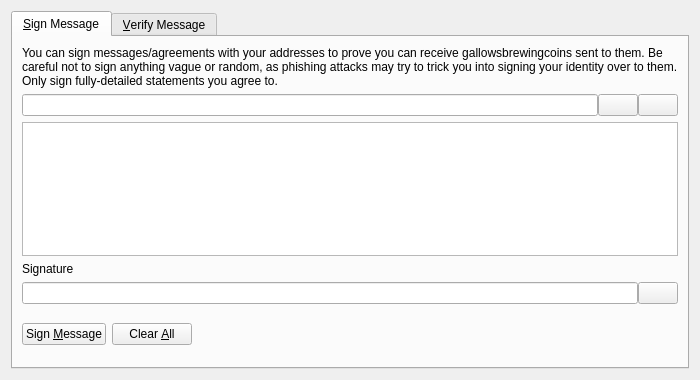
<?xml version="1.0" encoding="UTF-8"?>
<ui version="4.0">
 <class>SignVerifyMessageDialog</class>
 <widget class="QDialog" name="SignVerifyMessageDialog">
  <property name="geometry">
   <rect>
    <x>0</x>
    <y>0</y>
    <width>700</width>
    <height>380</height>
   </rect>
  </property>
  <property name="windowTitle">
   <string>Signatures - Sign / Verify a Message</string>
  </property>
  <property name="modal">
   <bool>true</bool>
  </property>
  <layout class="QVBoxLayout" name="verticalLayout">
   <item>
    <widget class="QTabWidget" name="tabWidget">
     <property name="currentIndex">
      <number>0</number>
     </property>
     <widget class="QWidget" name="tabSignMessage">
      <attribute name="title">
       <string>&amp;Sign Message</string>
      </attribute>
      <layout class="QVBoxLayout" name="verticalLayout_SM">
       <item>
        <widget class="QLabel" name="infoLabel_SM">
         <property name="text">
          <string>You can sign messages/agreements with your addresses to prove you can receive gallowsbrewingcoins sent to them. Be careful not to sign anything vague or random, as phishing attacks may try to trick you into signing your identity over to them. Only sign fully-detailed statements you agree to.</string>
         </property>
         <property name="textFormat">
          <enum>Qt::PlainText</enum>
         </property>
         <property name="wordWrap">
          <bool>true</bool>
         </property>
        </widget>
       </item>
       <item>
        <layout class="QHBoxLayout" name="horizontalLayout_1_SM">
         <property name="spacing">
          <number>0</number>
         </property>
         <item>
          <widget class="QValidatedLineEdit" name="addressIn_SM">
           <property name="toolTip">
            <string>The GallowsBrewingcoin address to sign the message with</string>
           </property>
          </widget>
         </item>
         <item>
          <widget class="QPushButton" name="addressBookButton_SM">
           <property name="toolTip">
            <string>Choose previously used address</string>
           </property>
           <property name="text">
            <string/>
           </property>
           <property name="icon">
            <iconset resource="../bitcoin.qrc">
             <normaloff>:/icons/address-book</normaloff>:/icons/address-book</iconset>
           </property>
           <property name="shortcut">
            <string>Alt+A</string>
           </property>
           <property name="autoDefault">
            <bool>false</bool>
           </property>
          </widget>
         </item>
         <item>
          <widget class="QPushButton" name="pasteButton_SM">
           <property name="toolTip">
            <string>Paste address from clipboard</string>
           </property>
           <property name="text">
            <string/>
           </property>
           <property name="icon">
            <iconset resource="../bitcoin.qrc">
             <normaloff>:/icons/editpaste</normaloff>:/icons/editpaste</iconset>
           </property>
           <property name="shortcut">
            <string>Alt+P</string>
           </property>
           <property name="autoDefault">
            <bool>false</bool>
           </property>
          </widget>
         </item>
        </layout>
       </item>
       <item>
        <widget class="QPlainTextEdit" name="messageIn_SM">
         <property name="toolTip">
          <string>Enter the message you want to sign here</string>
         </property>
        </widget>
       </item>
       <item>
        <widget class="QLabel" name="signatureLabel_SM">
         <property name="text">
          <string>Signature</string>
         </property>
         <property name="textFormat">
          <enum>Qt::PlainText</enum>
         </property>
        </widget>
       </item>
       <item>
        <layout class="QHBoxLayout" name="horizontalLayout_2_SM">
         <property name="spacing">
          <number>0</number>
         </property>
         <item>
          <widget class="QLineEdit" name="signatureOut_SM">
           <property name="font">
            <font>
             <italic>true</italic>
            </font>
           </property>
           <property name="readOnly">
            <bool>true</bool>
           </property>
          </widget>
         </item>
         <item>
          <widget class="QPushButton" name="copySignatureButton_SM">
           <property name="toolTip">
            <string>Copy the current signature to the system clipboard</string>
           </property>
           <property name="text">
            <string/>
           </property>
           <property name="icon">
            <iconset resource="../bitcoin.qrc">
             <normaloff>:/icons/editcopy</normaloff>:/icons/editcopy</iconset>
           </property>
           <property name="autoDefault">
            <bool>false</bool>
           </property>
          </widget>
         </item>
        </layout>
       </item>
       <item>
        <layout class="QHBoxLayout" name="horizontalLayout_3_SM">
         <item>
          <widget class="QPushButton" name="signMessageButton_SM">
           <property name="toolTip">
            <string>Sign the message to prove you own this GallowsBrewingcoin address</string>
           </property>
           <property name="text">
            <string>Sign &amp;Message</string>
           </property>
           <property name="icon">
            <iconset resource="../bitcoin.qrc">
             <normaloff>:/icons/edit</normaloff>:/icons/edit</iconset>
           </property>
           <property name="autoDefault">
            <bool>false</bool>
           </property>
          </widget>
         </item>
         <item>
          <widget class="QPushButton" name="clearButton_SM">
           <property name="toolTip">
            <string>Reset all sign message fields</string>
           </property>
           <property name="text">
            <string>Clear &amp;All</string>
           </property>
           <property name="icon">
            <iconset resource="../bitcoin.qrc">
             <normaloff>:/icons/remove</normaloff>:/icons/remove</iconset>
           </property>
           <property name="autoDefault">
            <bool>false</bool>
           </property>
          </widget>
         </item>
         <item>
          <spacer name="horizontalSpacer_1_SM">
           <property name="orientation">
            <enum>Qt::Horizontal</enum>
           </property>
           <property name="sizeHint" stdset="0">
            <size>
             <width>40</width>
             <height>48</height>
            </size>
           </property>
          </spacer>
         </item>
         <item>
          <widget class="QLabel" name="statusLabel_SM">
           <property name="font">
            <font>
             <weight>75</weight>
             <bold>true</bold>
            </font>
           </property>
           <property name="text">
            <string/>
           </property>
           <property name="wordWrap">
            <bool>true</bool>
           </property>
          </widget>
         </item>
         <item>
          <spacer name="horizontalSpacer_2_SM">
           <property name="orientation">
            <enum>Qt::Horizontal</enum>
           </property>
           <property name="sizeHint" stdset="0">
            <size>
             <width>40</width>
             <height>48</height>
            </size>
           </property>
          </spacer>
         </item>
        </layout>
       </item>
      </layout>
     </widget>
     <widget class="QWidget" name="tabVerifyMessage">
      <attribute name="title">
       <string>&amp;Verify Message</string>
      </attribute>
      <layout class="QVBoxLayout" name="verticalLayout_VM">
       <item>
        <widget class="QLabel" name="infoLabel_VM">
         <property name="text">
          <string>Enter the receiver's address, message (ensure you copy line breaks, spaces, tabs, etc. exactly) and signature below to verify the message. Be careful not to read more into the signature than what is in the signed message itself, to avoid being tricked by a man-in-the-middle attack. Note that this only proves the signing party receives with the address, it cannot prove sendership of any transaction!</string>
         </property>
         <property name="textFormat">
          <enum>Qt::PlainText</enum>
         </property>
         <property name="alignment">
          <set>Qt::AlignLeading|Qt::AlignLeft|Qt::AlignTop</set>
         </property>
         <property name="wordWrap">
          <bool>true</bool>
         </property>
        </widget>
       </item>
       <item>
        <layout class="QHBoxLayout" name="horizontalLayout_1_VM">
         <property name="spacing">
          <number>0</number>
         </property>
         <item>
          <widget class="QValidatedLineEdit" name="addressIn_VM">
           <property name="toolTip">
            <string>The GallowsBrewingcoin address the message was signed with</string>
           </property>
          </widget>
         </item>
         <item>
          <widget class="QPushButton" name="addressBookButton_VM">
           <property name="toolTip">
            <string>Choose previously used address</string>
           </property>
           <property name="text">
            <string/>
           </property>
           <property name="icon">
            <iconset resource="../bitcoin.qrc">
             <normaloff>:/icons/address-book</normaloff>:/icons/address-book</iconset>
           </property>
           <property name="shortcut">
            <string>Alt+A</string>
           </property>
           <property name="autoDefault">
            <bool>false</bool>
           </property>
          </widget>
         </item>
        </layout>
       </item>
       <item>
        <widget class="QPlainTextEdit" name="messageIn_VM"/>
       </item>
       <item>
        <widget class="QValidatedLineEdit" name="signatureIn_VM"/>
       </item>
       <item>
        <layout class="QHBoxLayout" name="horizontalLayout_2_VM">
         <item>
          <widget class="QPushButton" name="verifyMessageButton_VM">
           <property name="toolTip">
            <string>Verify the message to ensure it was signed with the specified GallowsBrewingcoin address</string>
           </property>
           <property name="text">
            <string>Verify &amp;Message</string>
           </property>
           <property name="icon">
            <iconset resource="../bitcoin.qrc">
             <normaloff>:/icons/transaction_0</normaloff>:/icons/transaction_0</iconset>
           </property>
           <property name="autoDefault">
            <bool>false</bool>
           </property>
          </widget>
         </item>
         <item>
          <widget class="QPushButton" name="clearButton_VM">
           <property name="toolTip">
            <string>Reset all verify message fields</string>
           </property>
           <property name="text">
            <string>Clear &amp;All</string>
           </property>
           <property name="icon">
            <iconset resource="../bitcoin.qrc">
             <normaloff>:/icons/remove</normaloff>:/icons/remove</iconset>
           </property>
           <property name="autoDefault">
            <bool>false</bool>
           </property>
          </widget>
         </item>
         <item>
          <spacer name="horizontalSpacer_1_VM">
           <property name="orientation">
            <enum>Qt::Horizontal</enum>
           </property>
           <property name="sizeHint" stdset="0">
            <size>
             <width>40</width>
             <height>48</height>
            </size>
           </property>
          </spacer>
         </item>
         <item>
          <widget class="QLabel" name="statusLabel_VM">
           <property name="font">
            <font>
             <weight>75</weight>
             <bold>true</bold>
            </font>
           </property>
           <property name="text">
            <string/>
           </property>
           <property name="wordWrap">
            <bool>true</bool>
           </property>
          </widget>
         </item>
         <item>
          <spacer name="horizontalSpacer_2_VM">
           <property name="orientation">
            <enum>Qt::Horizontal</enum>
           </property>
           <property name="sizeHint" stdset="0">
            <size>
             <width>40</width>
             <height>48</height>
            </size>
           </property>
          </spacer>
         </item>
        </layout>
       </item>
      </layout>
     </widget>
    </widget>
   </item>
  </layout>
 </widget>
 <customwidgets>
  <customwidget>
   <class>QValidatedLineEdit</class>
   <extends>QLineEdit</extends>
   <header>qt/qvalidatedlineedit.h</header>
  </customwidget>
 </customwidgets>
 <resources>
  <include location="../bitcoin.qrc"/>
 </resources>
 <connections/>
</ui>
